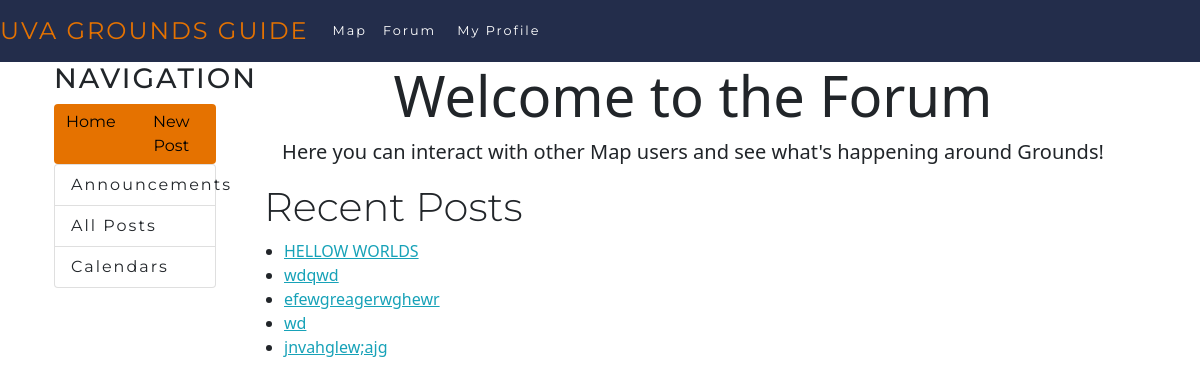
The page /forum/ (signed in) on the database its author committed.
### forum/models.py (models this page shows, shortened)
class Post(models.Model):
    title = models.CharField(max_length=200)
    detail = models.TextField()
    pub_date = models.DateTimeField(auto_now_add=True)

### forum/views.py (the view)
# urls.py: 2. Add a URL to urlpatterns:  path('', views.home, name='home')
def home(request):
    latest_posts = Post.objects.order_by('-pub_date')[:5]
    context={
        'latest_posts': latest_posts
    }
    return render(request, 'forum/index.html', context)

### forum/templates/forum/index.html (shortened to what this page needs)
{% extends "forum/base.html" %}
{% load socialaccount %}
{% load static %}
{% block body %}
<center>
    <div class="container">
        <h1 class=display-4>Welcome to the Forum</h1>
        <p class=lead>Here you can interact with other Map users and see what's happening around Grounds!</p>
    </div>
</center>
<div class="container">
    <h2 class=display-6>Recent Posts</h2>
    {% if latest_posts %}
    <ul>
    {% for post in latest_posts %}
        <li><a href="/forum/{{ post.id }}/">{{ post.title }}</a></li>
    {% endfor %}
    </ul>
    {% else %}
        <p>No posts are available.</p>
    {% endif %}
</div>
{% endblock %}

### map/static/maps/nav-style.css (style rules this page uses)
ul { height: 100%; padding: 0px 5px 0px 20px; }
a { color: #17a2b8; }

### forum/static/forum/style.css (style rules this page uses)
h2 { font-family: Montserrat; }

### rows shown on the page
Post: title "HELLOW WORLDS"
Post: title "wdqwd"
Post: title "efewgreagerwghewr"
Post: title "wd"
Post: title "jnvahglew;ajg"
